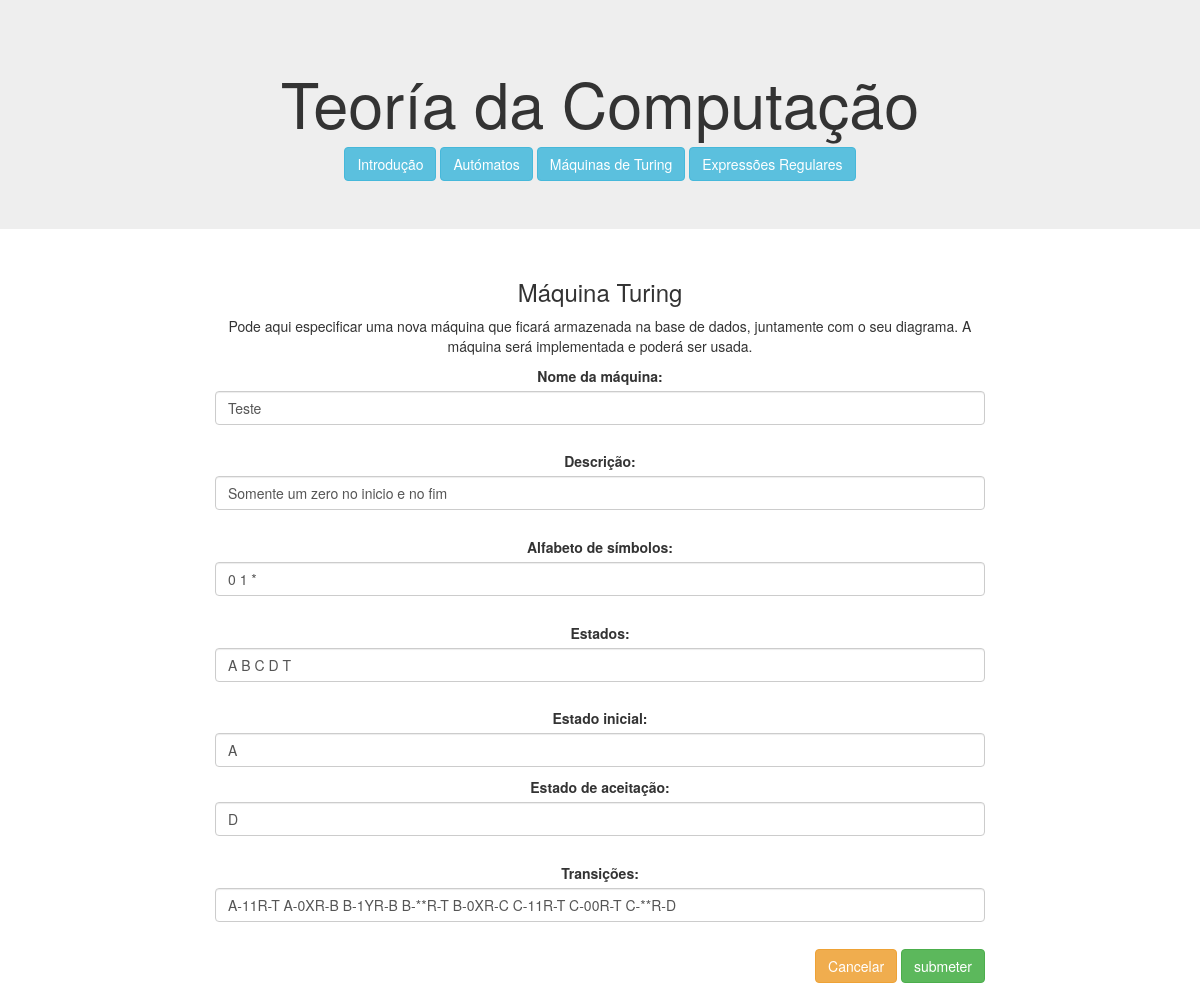
/editamaquina/1/, run on the app's committed database.
### computacao/models.py (models this page shows, shortened)
class Maquina(models.Model):
    nome = models.CharField(max_length=100)
    descricao = models.CharField(max_length=100)
    alfabeto = models.CharField(max_length=100)
    estados = models.CharField(max_length=100)
    estadoInicial = models.CharField(max_length=100)
    estadosDeAceitacao = models.CharField(max_length=100)
    dicionarioTransicao = models.CharField(max_length=1000)
    diagrama = models.CharField(max_length=100)

### computacao/views.py (the view)
# urls.py: path('editamaquina/<int:maquina_id>/', views.editamaquina, name='editamaquina'),
def editamaquina(request, maquina_id):
    instance = Maquina.objects.get(id=maquina_id)
    form = MaquinaForm(request.POST or None, instance=instance)
    if form.is_valid():
        a = form.save()
        a.desenha_diagrama()
        a.save()
        return HttpResponseRedirect(reverse('computacao:maquinas'))
    context = {'form': form, 'maquina_id':maquina_id}
    return render(request, 'computacao/editamaquina.html', context)

### computacao/templates/computacao/editamaquina.html (shortened to what this page needs)
{% extends 'computacao/layout.html' %}
{% block main %}
    <main class="col-sm-12">
        <h3>Máquina Turing</h3>
        <p>Pode aqui especificar uma nova máquina que ficará armazenada na base de dados, juntamente com o seu diagrama.
            A máquina será implementada e poderá ser usada.</p>
        <form class="form-group" action="{% url 'computacao:editamaquina' maquina_id %}" method="POST">
            {{ form.as_p }}
            <div class="text-right">
                <a href="{% url 'computacao:maquinas' %}" role="button" class="btn btn-warning">Cancelar</a>
                <input type="submit" class="btn btn-success" value="submeter">
            </div>
        </form>
    </main>
{% endblock %}

### computacao/static/computacao/style.css (style rules this page uses)
.form-control { display:inline-block; }

### data on the page
Maquina: nome "Teste", descricao "Somente um zero no inicio e no fim", alfabeto "0 1 *", estados "A B C D T", estadoInicial "A", estadosDeAceitacao "D", dicionarioTransicao "A-11R-T A-0XR-B B-1YR-B B-**R-T B-0XR-C C-11R-T C-00R-T C-**R-D"
